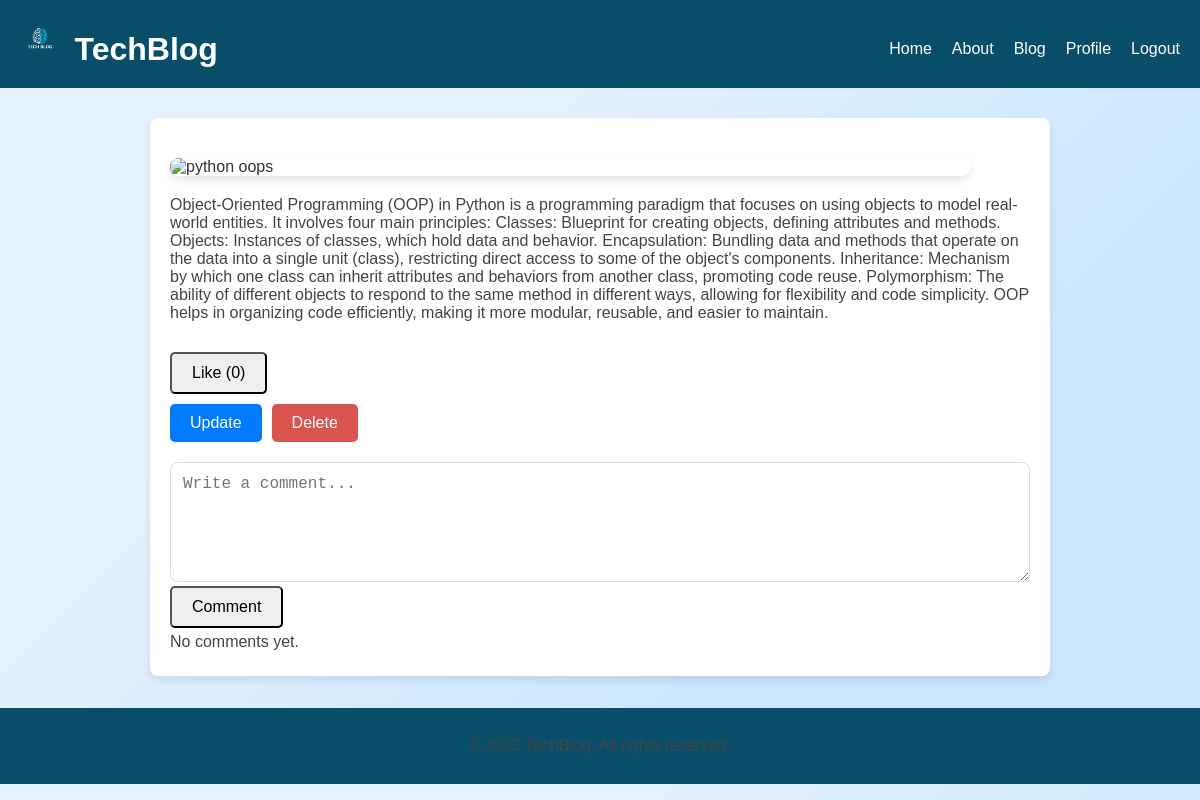
The app's page /blog/2/ with its own data.
### myapp/models.py (models this page shows)
class techblog(models.Model):
    title = models.CharField(max_length=100)
    discription = models.TextField()
    photo = CloudinaryField('photo', null=True, blank=True)
    likes = models.PositiveIntegerField(default=0)

### myapp/views.py (the view)
# urls.py: path('blog/<int:post_id>/', post_detail, name='post_detail'),
def post_detail(request, post_id):
    post = get_object_or_404(techblog, id=post_id)
    return render(request, 'post_detail.html', {'post': post})

### template/post_detail.html (shortened to what this page needs)
{% extends "main.html" %}
{% load static %}
{% block body %}
<main>
    <article>
        <img src="{{ post.photo.url }}" alt="{{ post.title }}" class="post-image">
        <p>{{ post.discription }}</p>
    </article>
    <div class="post-actions">
        <button onclick="likePost({{ post.id }})">Like (<span id="like-count-{{ post.id }}">{{ post.likes }}</span>)</button>
    </div>
    <div class="post-actions">
        <a href="{% url 'myapp:update' post.id %}" class="btn-update">Update</a>
        <a href="{% url 'myapp:delete' post.id %}" class="btn-delete" onclick="return confirm('Are you sure you want to delete this post?');">Delete</a>
    </div>
    <div class="comment-section">
        <textarea id="comment-input-{{ post.id }}" placeholder="Write a comment..."></textarea>
        <button onclick="submitComment({{ post.id }})">Comment</button>
    </div>
    <div id="comments-{{ post.id }}">
        {% for comment in post.comments.all %}
            <p><strong>{{ comment.user }}</strong>: {{ comment.text }}</p>
        {% empty %}
            <p>No comments yet.</p>
        {% endfor %}
    </div>
</main>
<link rel="stylesheet" href="{% static 'css/post.css' %}">
{% endblock %}

### static/css/main.css (style rules this page uses)
* { margin: 0; padding: 0; box-sizing: border-box; }
body { font-family: "Arial", sans-serif; background: linear-gradient(135deg, #e6f2ff 30%, #cce7ff 70%); color: #333; }

### static/css/post.css (style rules this page uses)
body { font-family: 'Arial', sans-serif; background-color: #f4f4f9; margin: 0; padding: 0; }
main { max-width: 900px; margin: 30px auto; padding: 20px; background-color: white; border-radius: 8px; box-shadow: 0 4px 8px rgba(0, 0, 0, 0.1); }
article { margin-bottom: 30px; }
.post-image { width: 100%; max-width: 800px; height: auto; display: block; margin: 20px 0; border-radius: 8px; box-shadow: 0 4px 8px rgba(0, 0, 0, 0.1); }
.post-actions { display: flex; justify-content: flex-start; gap: 10px; margin-top: 10px; }
button, .btn-update, .btn-delete { padding: 10px 20px; font-size: 1rem; border-radius: 5px; text-decoration: none; cursor: pointer; transition: background-color 0.3s; }
.btn-update { background-color: #007bff; color: white; border: none; }
.btn-delete { background-color: #d9534f; color: white; border: none; }
.comment-section { margin-top: 20px; width: 100%; }
textarea { width: 100%; padding: 12px; font-size: 1rem; border-radius: 8px; border: 1px solid #ddd; resize: vertical; height: 120px; }
p { font-size: 1rem; color: #444; margin: 5px 0; }

### records on screen
techblog: discription "Object-Oriented Programming (OOP) in Python is a programming paradigm that focuses on using objects to model real-world entities. It involves four main principles: Classes: Blueprint for creating objects, defining attributes and methods. Objects: Instances of classes, which hold data and behavior. Encapsulation: Bundling data and methods that operate on the data into a single unit (class), restricting direct access to some of the object's components. Inheritance: Mechanism by which one class can inherit attributes and behaviors from another class, promoting code reuse. Polymorphism: The ability of different objects to respond to the same method in different ways, allowing for flexibility…", likes "0", id "Write a comment..."
